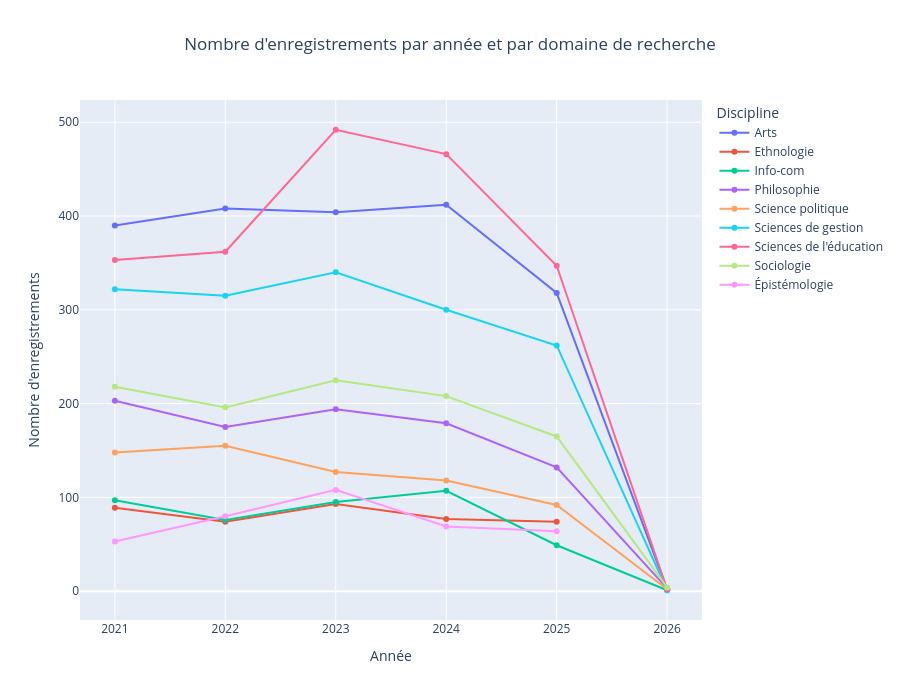

Notebook cell for this chart:
### Code cell
#graphique général de l'évolution des enregistrements des thèses par cnu


df["annee"] = pd.to_numeric(df["annee"], errors="coerce")
df["cnu_norm"] = df["cnu_norm"].astype(str)

df = df.dropna(subset=["annee", "cnu_norm"])
df["annee"] = df["annee"].astype(int)

# Compter le nombre d'enregistrements par année et par cnu
counts = (
    df.groupby(["cnu_norm", "annee"])
      .size()
      .reset_index(name="nb_enregistrements")
      .sort_values(["cnu_norm", "annee"])
)

# graphique
fig = px.line(
    counts,
    x="annee",
    y="nb_enregistrements",
    color="cnu_norm",
    markers=True,
    title="Nombre d'enregistrements par année et par domaine de recherche",
    labels={
        "annee": "Année",
        "nb_enregistrements": "Nombre d'enregistrements",
        "cnu_norm": "Discipline"
    },
    hover_data={
        "annee": True,
        "cnu_norm": True,
        "nb_enregistrements": True
    }
)

fig.update_layout(
    height=700,
    title_x=0.5,
    legend_title_text="Discipline"
)

fig.update_xaxes(dtick=1)
fig.show()

### Figure 1 — Plotly figure (JSON) as saved in the notebook; plotly's stock layout.template omitted (floating-point values rounded to 4 significant figures)
{"data": [{"customdata": [["Arts"], ["Arts"], ["Arts"], ["Arts"], ["Arts"], ["Arts"]], "hovertemplate": "Discipline=%{customdata[0]}<br>Année=%{x}<br>Nombre d'enregistrements=%{y}<extra></extra>", "legendgroup": "Arts", "line": {"color": "#636efa", "dash": "solid"}, "marker": {"symbol": "circle"}, "mode": "lines+markers", "name": "Arts", "orientation": "v", "showlegend": true, "type": "scatter", "x": [2021, 2022, 2023, 2024, 2025, 2026], "xaxis": "x", "y": [390, 408, 404, 412, 318, 2], "yaxis": "y"}, {"customdata": [["Ethnologie"], ["Ethnologie"], ["Ethnologie"], ["Ethnologie"], ["Ethnologie"]], "hovertemplate": "Discipline=%{customdata[0]}<br>Année=%{x}<br>Nombre d'enregistrements=%{y}<extra></extra>", "legendgroup": "Ethnologie", "line": {"color": "#EF553B", "dash": "solid"}, "marker": {"symbol": "circle"}, "mode": "lines+markers", "name": "Ethnologie", "orientation": "v", "showlegend": true, "type": "scatter", "x": [2021, 2022, 2023, 2024, 2025], "xaxis": "x", "y": [89, 74, 93, 77, 74], "yaxis": "y"}, {"customdata": [["Info-com"], ["Info-com"], ["Info-com"], ["Info-com"], ["Info-com"], ["Info-com"]], "hovertemplate": "Discipline=%{customdata[0]}<br>Année=%{x}<br>Nombre d'enregistrements=%{y}<extra></extra>", "legendgroup": "Info-com", "line": {"color": "#00cc96", "dash": "solid"}, "marker": {"symbol": "circle"}, "mode": "lines+markers", "name": "Info-com", "orientation": "v", "showlegend": true, "type": "scatter", "x": [2021, 2022, 2023, 2024, 2025, 2026], "xaxis": "x", "y": [97, 76, 95, 107, 49, 1], "yaxis": "y"}, {"customdata": [["Philosophie"], ["Philosophie"], ["Philosophie"], ["Philosophie"], ["Philosophie"], ["Philosophie"]], "hovertemplate": "Discipline=%{customdata[0]}<br>Année=%{x}<br>Nombre d'enregistrements=%{y}<extra></extra>", "legendgroup": "Philosophie", "line": {"color": "#ab63fa", "dash": "solid"}, "marker": {"symbol": "circle"}, "mode": "lines+markers", "name": "Philosophie", "orientation": "v", "showlegend": true, "type": "scatter", "x": [2021, 2022, 2023, 2024, 2025, 2026], "xaxis": "x", "y": [203, 175, 194, 179, 132, 3], "yaxis": "y"}, {"customdata": [["Science politique"], ["Science politique"], ["Science politique"], ["Science politique"], ["Science politique"], ["Science politique"]], "hovertemplate": "Discipline=%{customdata[0]}<br>Année=%{x}<br>Nombre d'enregistrements=%{y}<extra></extra>", "legendgroup": "Science politique", "line": {"color": "#FFA15A", "dash": "solid"}, "marker": {"symbol": "circle"}, "mode": "lines+markers", "name": "Science politique", "orientation": "v", "showlegend": true, "type": "scatter", "x": [2021, 2022, 2023, 2024, 2025, 2026], "xaxis": "x", "y": [148, 155, 127, 118, 92, 2], "yaxis": "y"}, {"customdata": [["Sciences de gestion"], ["Sciences de gestion"], ["Sciences de gestion"], ["Sciences de gestion"], ["Sciences de gestion"], ["Sciences de gestion"]], "hovertemplate": "Discipline=%{customdata[0]}<br>Année=%{x}<br>Nombre d'enregistrements=%{y}<extra></extra>", "legendgroup": "Sciences de gestion", "line": {"color": "#19d3f3", "dash": "solid"}, "marker": {"symbol": "circle"}, "mode": "lines+markers", "name": "Sciences de gestion", "orientation": "v", "showlegend": true, "type": "scatter", "x": [2021, 2022, 2023, 2024, 2025, 2026], "xaxis": "x", "y": [322, 315, 340, 300, 262, 1], "yaxis": "y"}, {"customdata": [["Sciences de l'éducation"], ["Sciences de l'éducation"], ["Sciences de l'éducation"], ["Sciences de l'éducation"], ["Sciences de l'éducation"], ["Sciences de l'éducation"]], "hovertemplate": "Discipline=%{customdata[0]}<br>Année=%{x}<br>Nombre d'enregistrements=%{y}<extra></extra>", "legendgroup": "Sciences de l'éducation", "line": {"color": "#FF6692", "dash": "solid"}, "marker": {"symbol": "circle"}, "mode": "lines+markers", "name": "Sciences de l'éducation", "orientation": "v", "showlegend": true, "type": "scatter", "x": [2021, 2022, 2023, 2024, 2025, 2026], "xaxis": "x", "y": [353, 362, 492, 466, 347, 2], "yaxis": "y"}, {"customdata": [["Sociologie"], ["Sociologie"], ["Sociologie"], ["Sociologie"], ["Sociologie"], ["Sociologie"]], "hovertemplate": "Discipline=%{customdata[0]}<br>Année=%{x}<br>Nombre d'enregistrements=%{y}<extra></extra>", "legendgroup": "Sociologie", "line": {"color": "#B6E880", "dash": "solid"}, "marker": {"symbol": "circle"}, "mode": "lines+markers", "name": "Sociologie", "orientation": "v", "showlegend": true, "type": "scatter", "x": [2021, 2022, 2023, 2024, 2025, 2026], "xaxis": "x", "y": [218, 196, 225, 208, 165, 4], "yaxis": "y"}, {"customdata": [["Épistémologie"], ["Épistémologie"], ["Épistémologie"], ["Épistémologie"], ["Épistémologie"]], "hovertemplate": "Discipline=%{customdata[0]}<br>Année=%{x}<br>Nombre d'enregistrements=%{y}<extra></extra>", "legendgroup": "Épistémologie", "line": {"color": "#FF97FF", "dash": "solid"}, "marker": {"symbol": "circle"}, "mode": "lines+markers", "name": "Épistémologie", "orientation": "v", "showlegend": true, "type": "scatter", "x": [2021, 2022, 2023, 2024, 2025], "xaxis": "x", "y": [53, 80, 108, 69, 64], "yaxis": "y"}], "layout": {"height": 700, "legend": {"title": {"text": "Discipline"}, "tracegroupgap": 0}, "title": {"text": "Nombre d'enregistrements par année et par domaine de recherche", "x": 0.5}, "xaxis": {"anchor": "y", "domain": [0, 1], "dtick": 1, "title": {"text": "Année"}}, "yaxis": {"anchor": "x", "domain": [0, 1], "title": {"text": "Nombre d'enregistrements"}}}}
